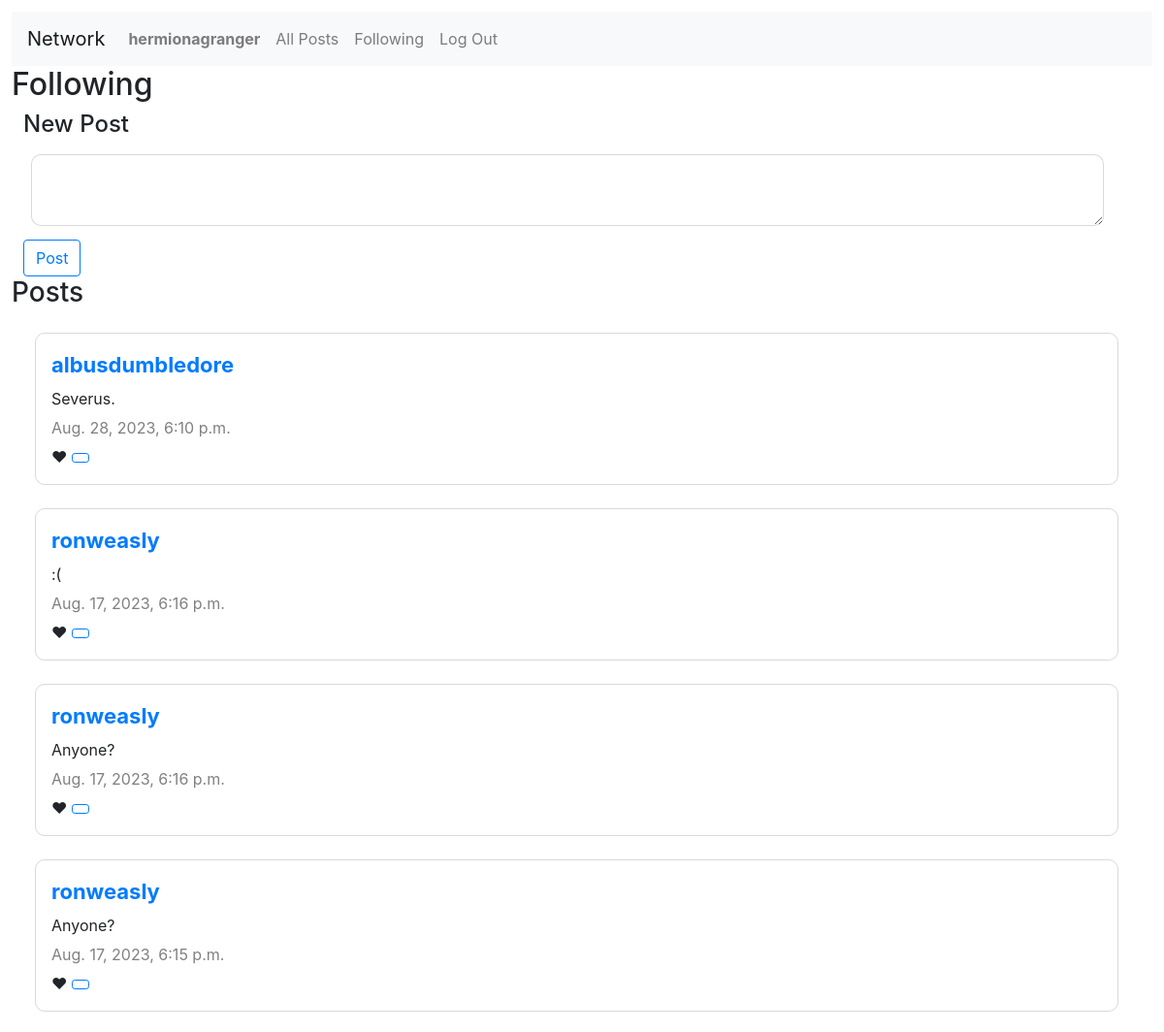
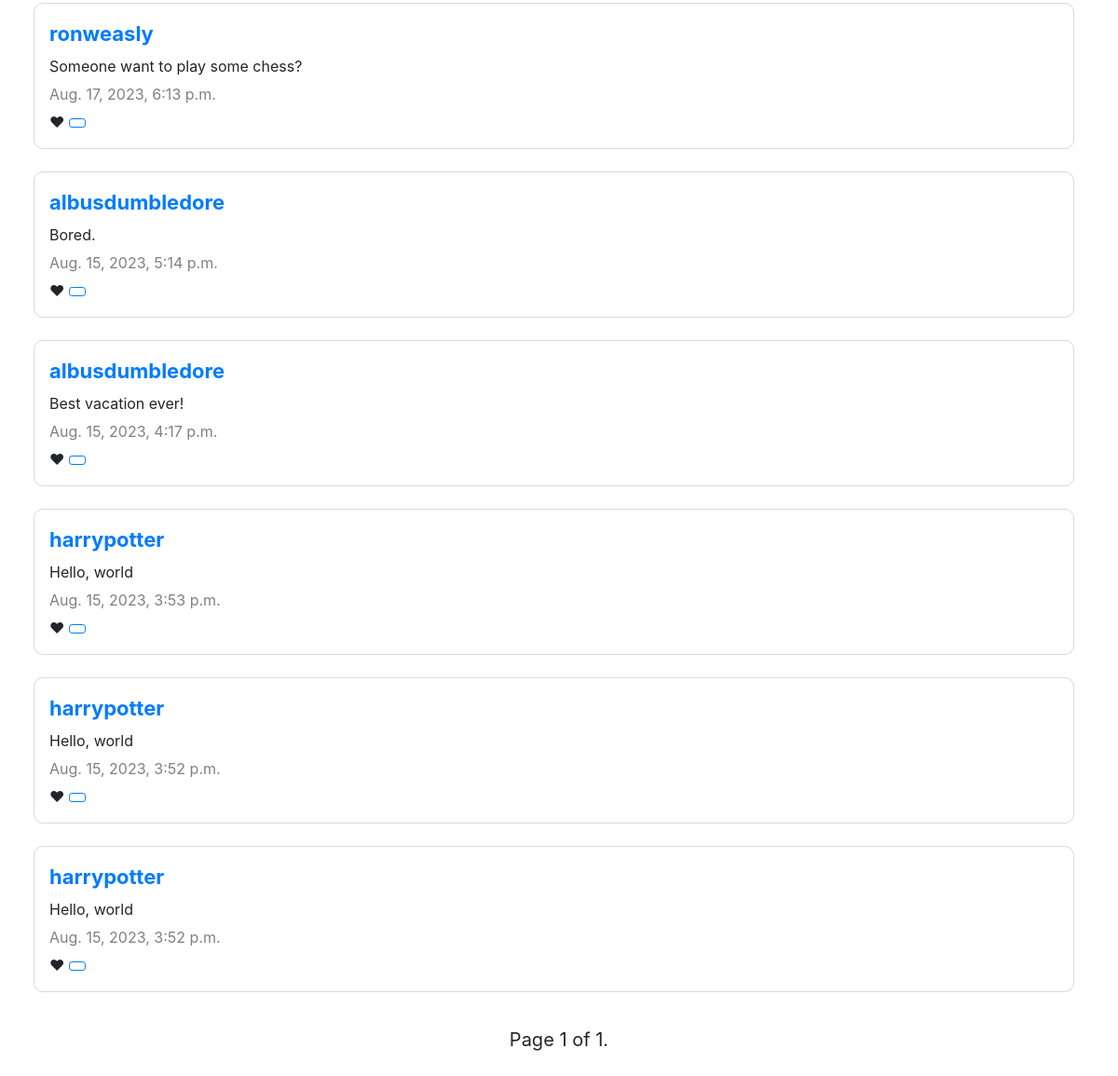
The page /following (signed in) on the database its author committed (2 pictures, top to bottom).
### network/models.py (models this page shows, shortened)
class User(AbstractUser):
    pass

class Post(models.Model):
    post = models.CharField(max_length=5000)
    user = models.ForeignKey(User, on_delete=models.CASCADE)
    date = models.DateTimeField(auto_now_add=True)
    users_like = models.ManyToManyField(User, related_name='users_liked')

### network/views.py (the view)
# urls.py: path("following", views.following, name="following"),
@login_required(login_url="/login")
def following(request):
    followed_users = Follows.objects.filter(user=request.user)
    followed_users_list = []
    for followed_user in followed_users:
        followed_users_list.append(followed_user.user_follows)
    followed_users_posts = Post.objects.filter(user__in=followed_users_list).order_by('-date')
    like_check_list = []
    for followed_users_post in followed_users_posts:
        like_check = followed_users_post.users_like.filter(id=request.user.id).exists()
        like_check_list_element = [followed_users_post, like_check]
        like_check_list.append(like_check_list_element)
    post_list = like_check_list
    paginator = Paginator(post_list, 10)
    page_number = request.GET.get('page')
    page_obj = paginator.get_page(page_number)
    print(page_obj)
    return render(request, "network/following.html", {
        "form":PostForm(),
        "page_obj": page_obj,
    })

### network/models.py
class PostForm(ModelForm):
    class Meta:
        model = Post
        fields= ["post"]
        widgets = {
            "post": Textarea(attrs={"cols": 80, "rows": 2}),
        }

### network/templates/network/following.html (shortened to what this page needs)
{% extends "network/layout.html" %}
{% load static %}
{% block body %}
    <h2>Following</h2>
    <form id="new_post" action="{% url 'new_post' %}" method="post">
        <h4>New Post</h4>
        <div>{{ form.post }}</div>
        <input type="submit" class="btn btn-outline-primary" value="Post">
    </form>
    <h3>Posts</h3>
    {% for all_posts in page_obj %}
        <table>
            <thead>
                <th><a href="{% url 'profile' all_posts.0.user.id %}">{{ all_posts.0.user }}</a></th>
            </thead>
            <tbody>
                <tr>
                    <td class="post">
                        <div id="post{{ all_posts.0.id }}">{{ all_posts.0.post }}</div>
                    </td>
                </tr>
                <tr><td><div class="date">{{ all_posts.0.date }}</div></td></tr>
                <tr>
                    <td>
                        <span id="likes_amount_{{ all_posts.0.id }}" class="likes_amount" data-id="{{ all_posts.0.id }}"></span>&#10084;
                        {% if user.is_authenticated %}
                            {% if all_posts.0.user != request.user %}
                                <button id="like_button_{{ all_posts.0.id }}" class="like_button btn btn-sm btn-outline-primary" data-id="{{ all_posts.0.id }}" data-user="{{ request.user.id }}"></button>
                            {% endif %}
                        {% endif %}
                    </td>
                </tr>
            </tbody>
        </table>
    {% endfor %}
    <div class="center">
        <div class="pagination">
            <span class="step-links">
                <span class="current">
                    Page {{ page_obj.number }} of {{ page_obj.paginator.num_pages }}.
                </span>
            </span>
        </div>
    </div>
{% endblock %}

### network/templates/network/layout.html (shortened to what this page needs)
{% load static %}
<!DOCTYPE html>
<html lang="en">
    <head>
        <link rel="stylesheet" href="https://stackpath.bootstrapcdn.com/bootstrap/4.4.1/css/bootstrap.min.css">
        <link href="{% static 'network/styles.css' %}" rel="stylesheet">
    </head>
    <body>
        <nav class="navbar navbar-expand-lg navbar-light bg-light">
            <a class="navbar-brand" href="#">Network</a>
            <div>
              <ul class="navbar-nav mr-auto">
                {% if user.is_authenticated %}
                    <li class="nav-item">
                        <a class="nav-link" href="{% url 'profile' user.id %}"><strong>{{ user.username }}</strong></a>
                    </li>
                {% endif %}
                <li class="nav-item">
                  <a class="nav-link" href="{% url 'index' %}">All Posts</a>
                </li>
                {% if user.is_authenticated %}
                    <li class="nav-item">
                        <a class="nav-link" href="{% url 'following' %}">Following</a>
                    </li>
                    <li class="nav-item">
                        <a class="nav-link" href="{% url 'logout' %}">Log Out</a>
                    </li>
                {% endif %}
              </ul>
            </div>
          </nav>
        <div class="body">
            {% block body %}
            {% endblock %}
        </div>
    </body>
</html>

### network/static/network/styles.css (style rules this page uses)
body { padding: 1vw; }
textarea { width: 95%; border-collapse: separate; border-radius: 10px; border: 1px solid rgba(128, 128, 128, 0.301); padding: 1vw; margin: 1vh; }
#new_post { padding-left: 1vw; }
table { table-layout: fixed; width: 95%; border-collapse: separate; border-radius: 10px; border: 1px solid rgba(128, 128, 128, 0.301); padding: 1vw; margin: 3vh; }
th, tr, td { table-layout: fixed; width: 100%; padding: 2px; }
thead { font-size: 22px; }
.post { min-height: 400px; }
.date { color: gray; }
.center { text-align: center; }
.pagination { font-size: 20px; padding: 1vw; display: inline-block; }

### rows shown on the page
User: username "hermionagranger"
Post: user.username "albusdumbledore", post "Severus.", date "Aug. 28, 2023, 6:10 p.m."
Post: user.username "ronweasly", post ":(", date "Aug. 17, 2023, 6:16 p.m."
Post: user.username "ronweasly", post "Anyone?", date "Aug. 17, 2023, 6:16 p.m."
Post: user.username "ronweasly", post "Anyone?", date "Aug. 17, 2023, 6:15 p.m."
Post: user.username "ronweasly", post "Someone want to play some chess?", date "Aug. 17, 2023, 6:13 p.m."
Post: user.username "albusdumbledore", post "Bored.", date "Aug. 15, 2023, 5:14 p.m."
Post: user.username "albusdumbledore", post "Best vacation ever!", date "Aug. 15, 2023, 4:17 p.m."
Post: user.username "harrypotter", post "Hello, world", date "Aug. 15, 2023, 3:53 p.m."
Post: user.username "harrypotter", post "Hello, world", date "Aug. 15, 2023, 3:52 p.m."
Post: user.username "harrypotter", post "Hello, world", date "Aug. 15, 2023, 3:52 p.m."

### other values the page prints
{{ page_obj.number }} "1"
{{ page_obj.paginator.num_pages }} "1"
